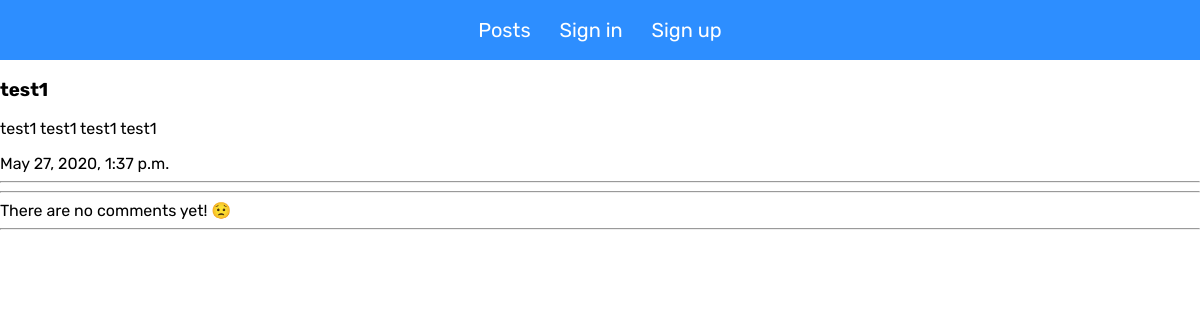
The app's page /11/ with its own data.
### postsfeed/apps/posts/models.py (models this page shows, shortened)
class Post(models.Model):
    title = models.CharField('title', max_length = 50)
    content = models.TextField('content')
    publication_date = models.DateTimeField('publication_date', auto_now = True)
    class Meta:
        verbose_name = 'Post'
        verbose_name_plural = 'Posts'

### postsfeed/apps/posts/views.py (the view)
# urls.py: path('<int:postId>/', views.specifiedPost, name = 'specifiedPost'),
def specifiedPost(request, postId):
    try:
        specifiedPost = Post.objects.get(id = postId)
    except:
        raise Http404('Post not found!')
    comments = specifiedPost.comment_set.order_by('-publication_date')
    return render(request, 'posts/specifiedPost.html', {
        'post': specifiedPost,
        'comments': comments
    })

### postsfeed/templates/posts/specifiedPost.html (shortened to what this page needs)
{% extends 'base.html' %}
{% block content %}
  <div>
    <h3>{{ post.title }}</h3>
    <p>{{ post.content }}</p>
    <em>{{ post.publication_date }}</em>
  </div>
  <hr>
  <hr>
    {% if comments %}
      {% for comment in comments %}
        <div>
          <b>{{ comment.author_name }}</b>
          <p>{{ comment.text }}</p>
          <em>{{ comment.publication_date }}</em>
        </div>
      {% endfor %}
    {% else %}
      <div>There are no comments yet! 😟</div>
    {% endif %}
  <hr>
{% endblock %}

### postsfeed/templates/base.html (style rules this page uses)
html { width: 100%; height: calc(var(--vh, 1vh) * 100); --main-blue: #2d8eff; }
body { margin: 0; padding: 0; font-family: 'Rubik', sans-serif; }
em { font-style: normal; }

### records on screen
Post: title "test1", content "test1 test1 test1 test1", publication_date "May 27, 2020, 1:37 p.m."
